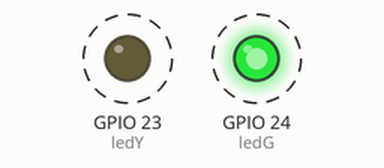
Bench run of a program on a simulated Raspberry Pi (BCM pin numbers). On the bench: output pins drawn as LEDs (lit = HIGH). Dashed ring = blinking.

Above: at 0.2 s.
Timing chart, 0 to 3.0 s (numbered marks = the images above):
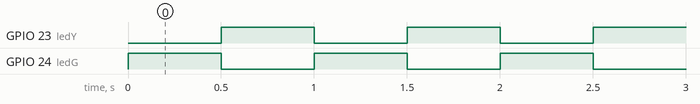

The program:

ledTest1.py
```python
import RPi.GPIO as GPIO
import time

ledG = 24	# BCM mode 핀번호
ledY = 23

GPIO.setmode(GPIO.BCM)

GPIO.setup(ledG, GPIO.OUT) # 출력핀으로 설정.
GPIO.setup(ledY, GPIO.OUT)

try:
	while True:
		GPIO.output(ledG, True)
		GPIO.output(ledY, False)
		time.sleep(0.5)
		GPIO.output(ledG, False)
		GPIO.output(ledY, True)
		time.sleep(0.5)
except KeyboardInterrupt:
	GPIO.cleanup()
```

Measured:
- by itself, GPIO 23 (ledY), GPIO 24 (ledG): alternates HIGH for 0.50 s and LOW for 0.50 s
